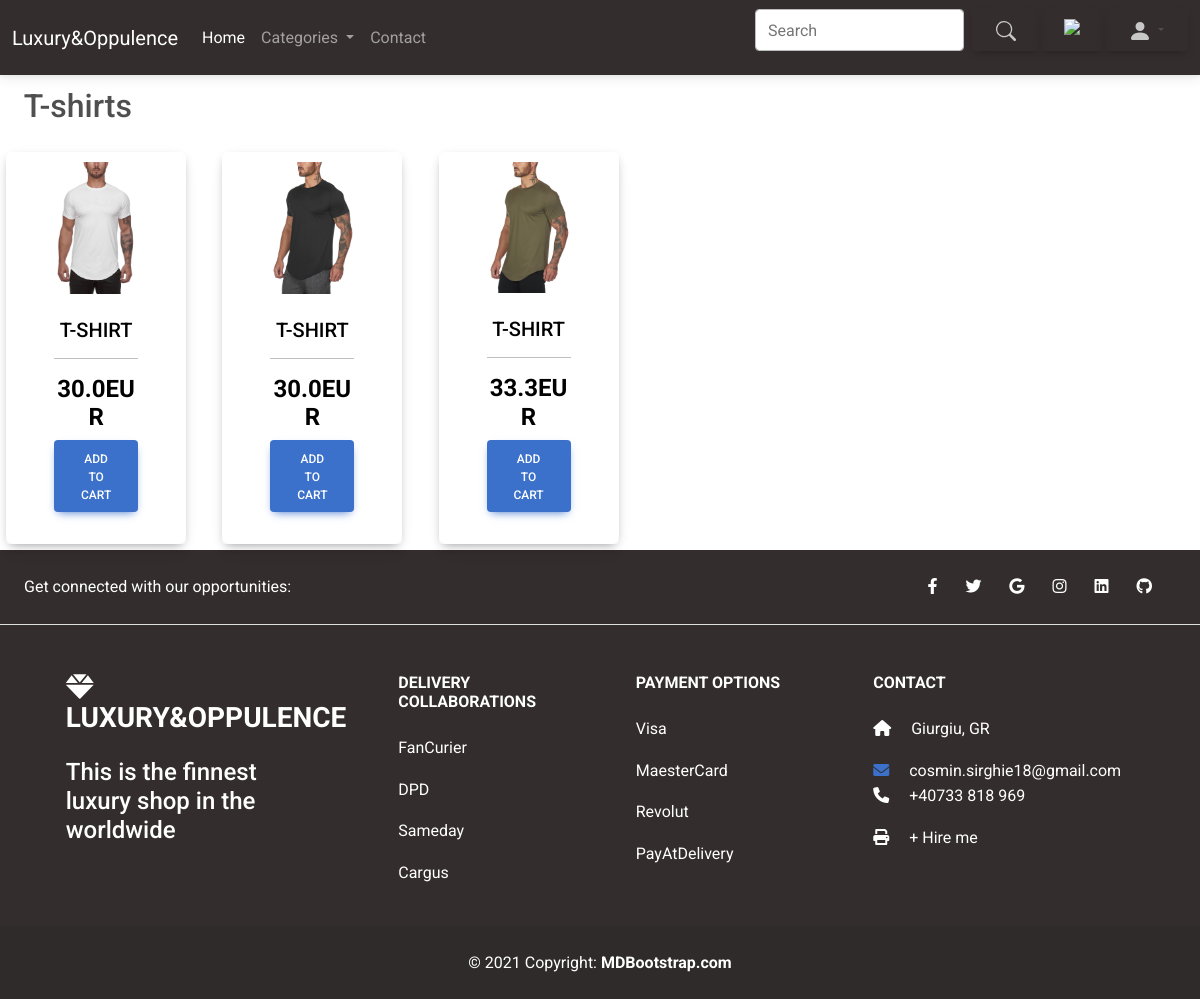
Page /category/1 on the committed database.
### shop_mag/models.py (models this page shows, shortened)
class Category(models.Model):
    name = models.CharField(max_length=100)
    def items(self):
        return Item.objects.filter(category=self)

class Item(models.Model):
    name = models.CharField(max_length=250)
    price = models.FloatField()
    category = models.ForeignKey(Category, on_delete=models.CASCADE)
    label = models.CharField(choices=LABEL_CHOICES, max_length=2, blank=False)
    color = models.CharField(choices=COLORS, max_length=50)
    gender = models.CharField(choices=gender, max_length=10)
    description = models.TextField(null=True)
    stock = models.IntegerField(default=10)
    photo = models.ImageField(null=True, max_length=255, upload_to="static/")
    slug = models.SlugField(auto_created=True)
    @property
    def get_image(self):
        try:
            url = self.photo.url
        except:
            url = ''
        return url

### shop_mag/views.py (the view)
# urls.py: path('category/<int:pk>', views.CategoryDetails.as_view(), name="category"),
class CategoryDetails(DetailView):
    model = Category
    context_object_name = 'category'
    template_name = 'category_details.html'

### shop_mag/context_processors.py (called while the page is built)
def navbar_data(request):
    categories = Category.objects.all()
    return {'categories': categories}

### templates/category_details.html (shortened to what this page needs)
{% extends 'base.html' %}
{% load static %}
{% block content %}
{% include 'products_block.html' with title=category.name product_list=category.items %}
{% endblock %}

### templates/products_block.html
    <div class="title" style="padding: 1%">
        <h2 style='padding-left: 1%'>{{ title }}</h2>
    </div>
    <div class="row">
        {% for item in product_list %}
            <div class="col-12 col-sm-6 col-md-3 col-lg-2" style="margin: .5%">
                <div class="card">
                    <a class="btn" href="{% url 'shop_mag:product_details' item.id %}">
                        <img class="card-img-top" src="{{ item.get_image }}" alt="Card image cap">
                        <div class="card-body" style="color: black">
                            <h5 class="card-title">{{ item.name }}</h5>
                            <hr>
                            <h4 style="display: inherit"><strong>{{ item.price }}EUR</strong></h4>
                            <button type="button" class="btn btn-primary">Add to cart</button>
                        </div>
                    </a>
                </div>
            </div>
        {% endfor %}
    </div>

### rows in the picture
Category: name "T-shirts"
Item: get_image (picture), name "T-SHIRT", price "30.0"
Item: get_image (picture), name "T-SHIRT", price "30.0"
Item: get_image (picture), name "T-SHIRT", price "33.3"
